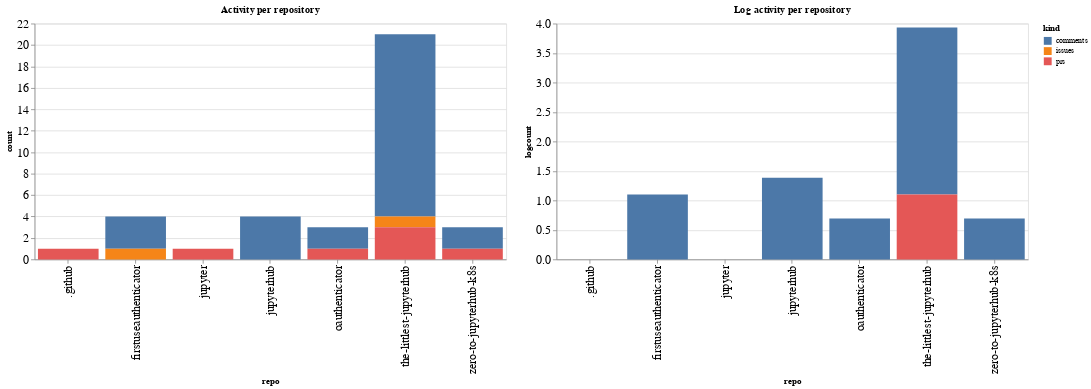

This figure's notebook cell:
### Code cell
ch1 = alt.Chart(repo_summaries, width=600, title="Activity per repository").mark_bar().encode(
    x='repo',
    y='count',
    color='kind',
    tooltip="kind"
)

ch2 = alt.Chart(repo_summaries, width=600, title="Log activity per repository").mark_bar().encode(
    x='repo',
    y='logcount',
    color='kind',
    tooltip="kind"
)

ch1 | ch2

### Figure 1 — Vega-Lite specification as saved in the notebook (floating-point values rounded to 4 significant figures)
{"config": {"axisLeft": {"labelFontSize": 15}, "axisBottom": {"labelFontSize": 15}}, "hconcat": [{"mark": "bar", "encoding": {"color": {"type": "nominal", "field": "kind"}, "tooltip": {"type": "nominal", "field": "kind"}, "x": {"type": "nominal", "field": "repo"}, "y": {"type": "quantitative", "field": "count"}}, "title": "Activity per repository", "width": 600}, {"mark": "bar", "encoding": {"color": {"type": "nominal", "field": "kind"}, "tooltip": {"type": "nominal", "field": "kind"}, "x": {"type": "nominal", "field": "repo"}, "y": {"type": "quantitative", "field": "logcount"}}, "title": "Log activity per repository", "width": 600}], "data": {"name": "data-fb4f0452840a6f83f5d210a2f087115c"}, "$schema": "https://vega.github.io/schema/vega-lite/v4.8.1.json", "datasets": {"data-fb4f0452840a6f83f5d210a2f087115c": [{"repo": ".github", "kind": "prs", "count": 1, "logcount": 0.0}, {"repo": "firstuseauthenticator", "kind": "comments", "count": 3, "logcount": 1.099}, {"repo": "firstuseauthenticator", "kind": "issues", "count": 1, "logcount": 0.0}, {"repo": "jupyter", "kind": "prs", "count": 1, "logcount": 0.0}, {"repo": "jupyterhub", "kind": "comments", "count": 4, "logcount": 1.386}, {"repo": "oauthenticator", "kind": "comments", "count": 2, "logcount": 0.6931}, {"repo": "oauthenticator", "kind": "prs", "count": 1, "logcount": 0.0}, {"repo": "the-littlest-jupyterhub", "kind": "comments", "count": 17, "logcount": 2.833}, {"repo": "the-littlest-jupyterhub", "kind": "issues", "count": 1, "logcount": 0.0}, {"repo": "the-littlest-jupyterhub", "kind": "prs", "count": 3, "logcount": 1.099}, {"repo": "zero-to-jupyterhub-k8s", "kind": "comments", "count": 2, "logcount": 0.6931}, {"repo": "zero-to-jupyterhub-k8s", "kind": "prs", "count": 1, "logcount": 0.0}]}}
